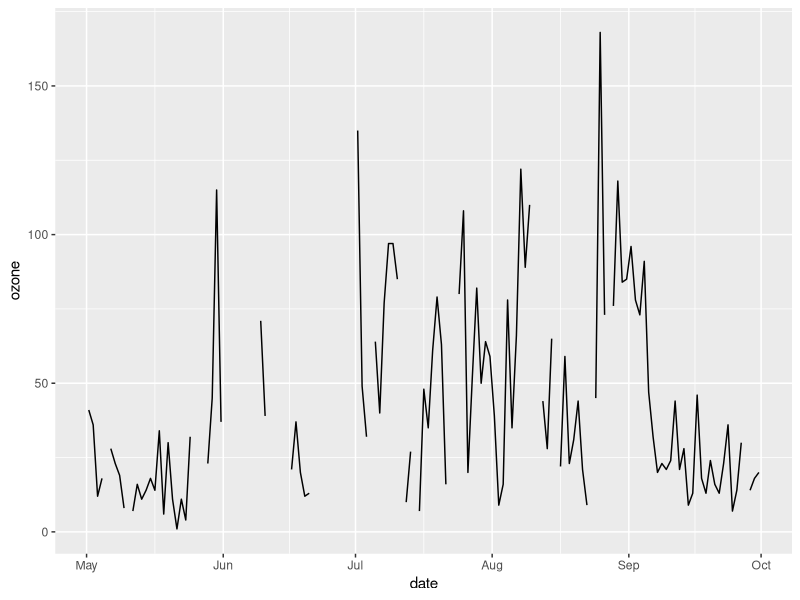
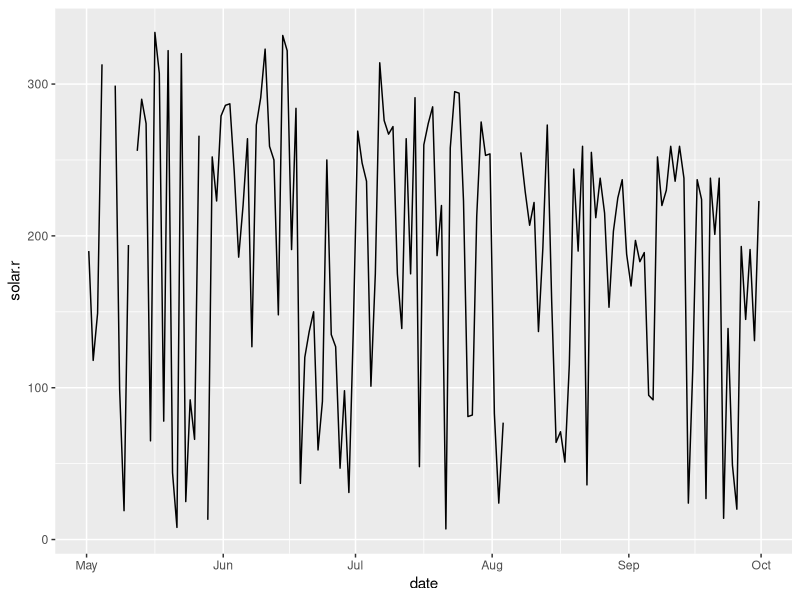
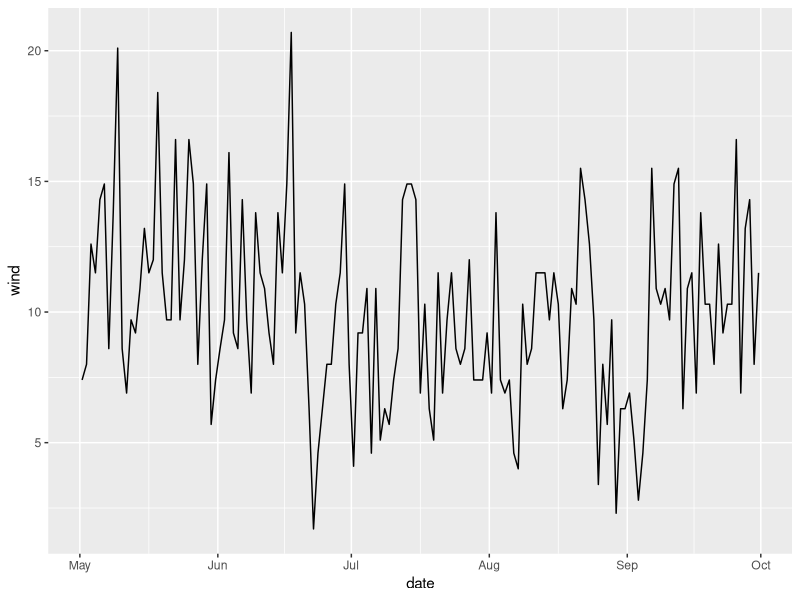
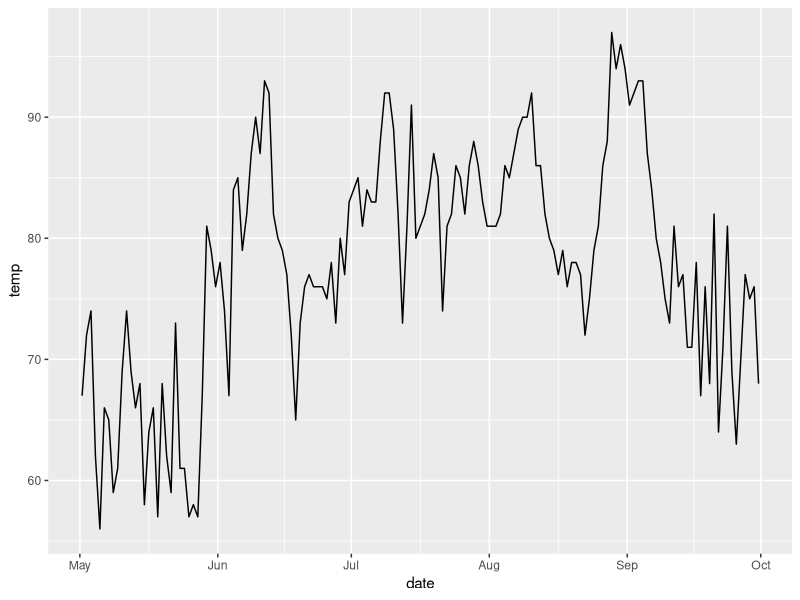

Recreate these plots in R, in order.
## quiz for data_viz
## Yiqian Jin

library("maps")
data(airquality)
names(airquality) <- tolower(names(airquality))
names(airquality)
## [1] "ozone"   "solar.r" "wind"    "temp"    "month"   "day"  

## write a function with data and index={1,2,3,4} which denotes 4 air quality items.
myplot=function(data,index){
  
  data$date=ISOdate(year=2014,month=data$month, day=data$day)
  data$month<-NULL
  data$day<-NULL
  require("ggplot2")
  if(index==1)
    return( ggplot(data, aes(x=date, y=ozone), na.rm=TRUE)+geom_line() )
  if(index==2)
    return( ggplot(data, aes(x=date, y=solar.r), na.rm=TRUE)+geom_line() )
  if(index==3)
    return( ggplot(data, aes(x=date, y=wind), na.rm=TRUE)+geom_line() )
  if(index==4)
    return( ggplot(data, aes(x=date, y=temp), na.rm=TRUE)+geom_line() )
  else
    print("error index input")
  
}

# call the function
myplot(airquality,1)
myplot(airquality,2)
myplot(airquality,3)
myplot(airquality,4)
myplot(airquality,999)
